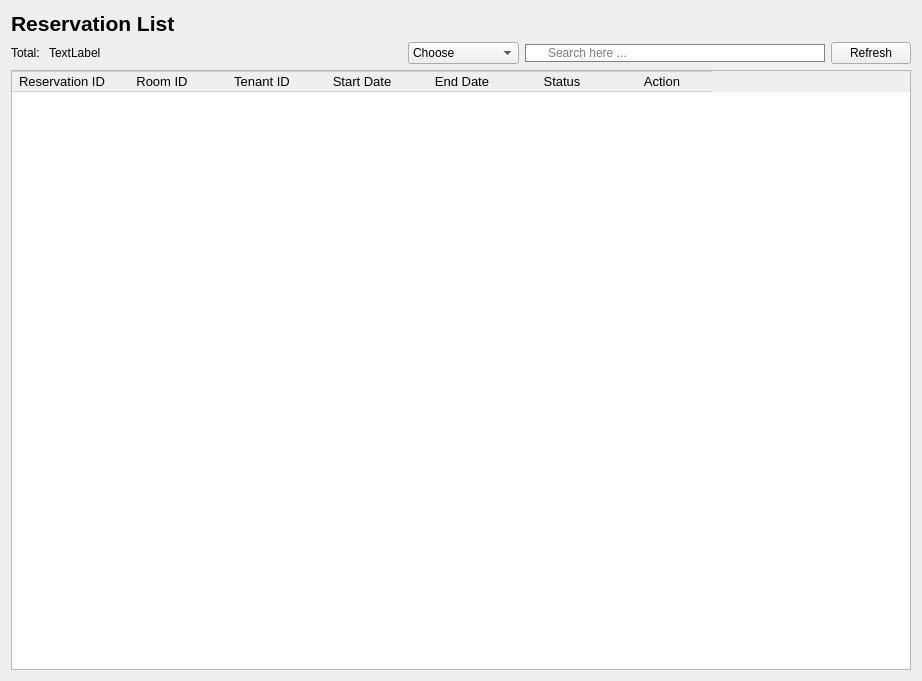
           <widget class="QWidget" name="page_6">
            <layout class="QVBoxLayout" name="verticalLayout_12">
             <item>
              <layout class="QHBoxLayout" name="horizontalLayout_18">
               <item>
                <widget class="QLabel" name="label_11">
                 <property name="font">
                  <font>
                   <pointsize>16</pointsize>
                   <bold>true</bold>
                  </font>
                 </property>
                 <property name="text">
                  <string>Reservation List</string>
                 </property>
                </widget>
               </item>
               <item>
                <spacer name="horizontalSpacer_14">
                 <property name="orientation">
                  <enum>Qt::Orientation::Horizontal</enum>
                 </property>
                 <property name="sizeHint" stdset="0">
                  <size>
                   <width>40</width>
                   <height>20</height>
                  </size>
                 </property>
                </spacer>
               </item>
              </layout>
             </item>
             <item>
              <layout class="QHBoxLayout" name="horizontalLayout_16">
               <item>
                <layout class="QHBoxLayout" name="horizontalLayout_17">
                 <item>
                  <widget class="QLabel" name="label_10">
                   <property name="text">
                    <string>Total: </string>
                   </property>
                  </widget>
                 </item>
                 <item>
                  <widget class="QLabel" name="totalroom_3">
                   <property name="text">
                    <string>TextLabel</string>
                   </property>
                  </widget>
                 </item>
                </layout>
               </item>
               <item>
                <spacer name="horizontalSpacer_13">
                 <property name="orientation">
                  <enum>Qt::Orientation::Horizontal</enum>
                 </property>
                 <property name="sizeHint" stdset="0">
                  <size>
                   <width>40</width>
                   <height>20</height>
                  </size>
                 </property>
                </spacer>
               </item>
               <item>
                <widget class="QComboBox" name="CBSRe">
                 <item>
                  <property name="text">
                   <string>Choose</string>
                  </property>
                 </item>
                 <item>
                  <property name="text">
                   <string>Reservation ID</string>
                  </property>
                 </item>
                 <item>
                  <property name="text">
                   <string>Accepted</string>
                  </property>
                 </item>
                 <item>
                  <property name="text">
                   <string>Waiting</string>
                  </property>
                 </item>
                 <item>
                  <property name="text">
                   <string>Rejected</string>
                  </property>
                 </item>
                </widget>
               </item>
               <item>
                <widget class="QLineEdit" name="LineEditSearchRe">
                 <property name="styleSheet">
                  <string notr="true">QLineEdit{
padding-left:20px;
border: 1px solid gray;
border-radius: 10px;
}</string>
                 </property>
                 <property name="text">
                  <string/>
                 </property>
                 <property name="placeholderText">
                  <string>Search here ...</string>
                 </property>
                </widget>
               </item>
               <item>
                <widget class="QPushButton" name="RefRebtn">
                 <property name="text">
                  <string>Refresh</string>
                 </property>
                 <property name="icon">
                  <iconset resource="Icon.qrc">
                   <normaloff>:/new/prefix1/Resources/reload.png</normaloff>:/new/prefix1/Resources/reload.png</iconset>
                 </property>
                </widget>
               </item>
              </layout>
             </item>
             <item>
              <widget class="QTableWidget" name="ReservationTable">
               <property name="minimumSize">
                <size>
                 <width>900</width>
                 <height>600</height>
                </size>
               </property>
               <property name="font">
                <font>
                 <pointsize>10</pointsize>
                </font>
               </property>
               <property name="styleSheet">
                <string notr="true">QPushButton{
	 border: none;
}
QTableWidget::item {
       border-right: none;
       border-left: none;
       border-bottom: 1px solid #D3D3D3;
}
QHeaderView::section {
       border: 1px solid #D3D3D3; 
       border-right: none;      
       border-left: none;       
}</string>
               </property>
               <property name="editTriggers">
                <set>QAbstractItemView::EditTrigger::NoEditTriggers</set>
               </property>
               <property name="alternatingRowColors">
                <bool>true</bool>
               </property>
               <property name="selectionMode">
                <enum>QAbstractItemView::SelectionMode::NoSelection</enum>
               </property>
               <property name="showGrid">
                <bool>false</bool>
               </property>
               <attribute name="horizontalHeaderVisible">
                <bool>true</bool>
               </attribute>
               <attribute name="horizontalHeaderCascadingSectionResizes">
                <bool>false</bool>
               </attribute>
               <attribute name="horizontalHeaderHighlightSections">
                <bool>true</bool>
               </attribute>
               <attribute name="horizontalHeaderShowSortIndicator" stdset="0">
                <bool>false</bool>
               </attribute>
               <attribute name="horizontalHeaderStretchLastSection">
                <bool>false</bool>
               </attribute>
               <column>
                <property name="text">
                 <string>Reservation ID</string>
                </property>
                <property name="font">
                 <font>
                  <pointsize>10</pointsize>
                 </font>
                </property>
               </column>
               <column>
                <property name="text">
                 <string>Room ID</string>
                </property>
                <property name="font">
                 <font>
                  <pointsize>10</pointsize>
                 </font>
                </property>
               </column>
               <column>
                <property name="text">
                 <string>Tenant ID</string>
                </property>
                <property name="font">
                 <font>
                  <pointsize>10</pointsize>
                 </font>
                </property>
               </column>
               <column>
                <property name="text">
                 <string>Start Date</string>
                </property>
                <property name="font">
                 <font>
                  <pointsize>10</pointsize>
                 </font>
                </property>
               </column>
               <column>
                <property name="text">
                 <string>End Date</string>
                </property>
                <property name="font">
                 <font>
                  <pointsize>10</pointsize>
                 </font>
                </property>
               </column>
               <column>
                <property name="text">
                 <string>Status</string>
                </property>
                <property name="font">
                 <font>
                  <pointsize>10</pointsize>
                 </font>
                </property>
               </column>
               <column>
                <property name="text">
                 <string>Action</string>
                </property>
               </column>
              </widget>
             </item>
            </layout>
           </widget>
